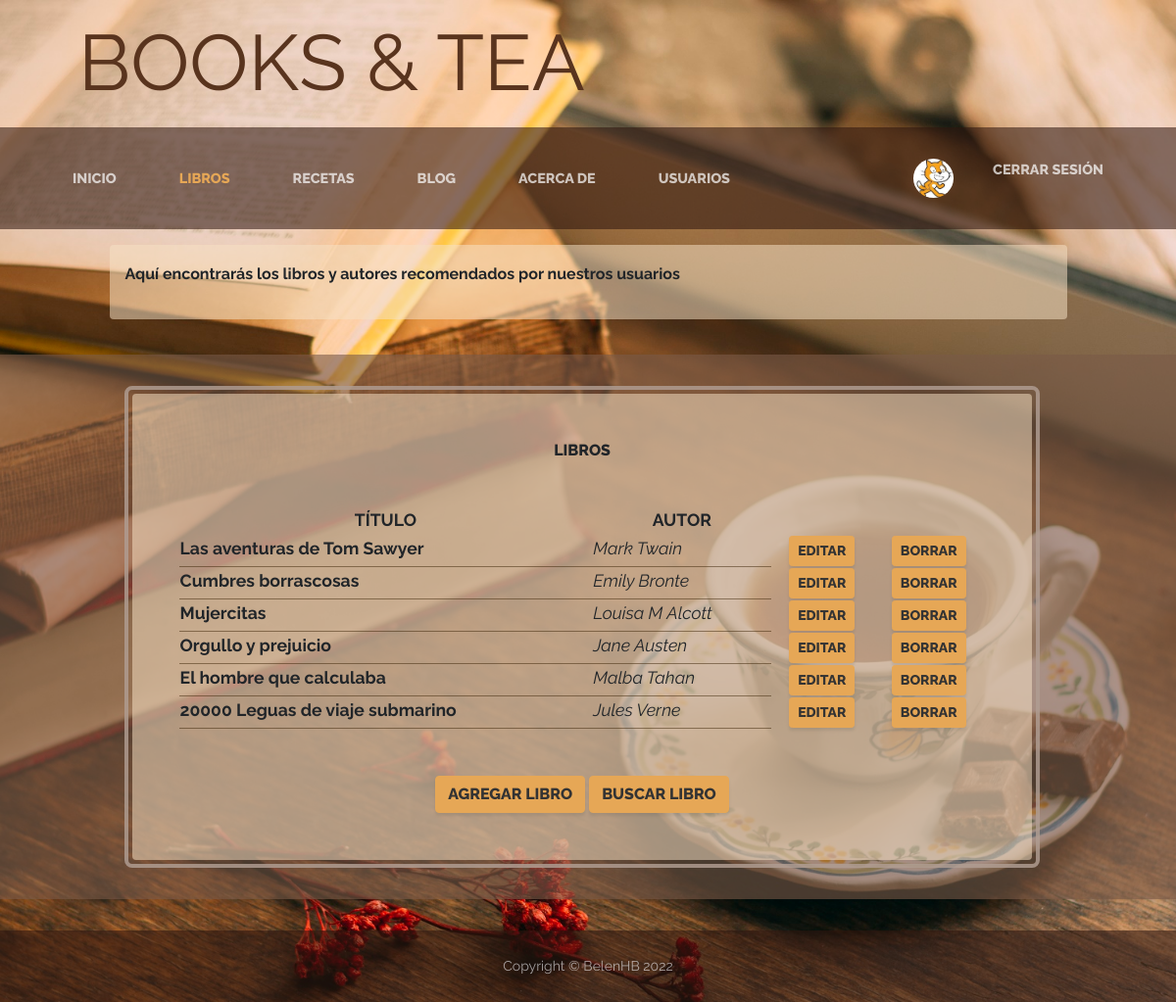
Screenshot of /books/ (signed in) with the database file from the repository.
### accounts/models.py (models this page shows, shortened)
class Profile(models.Model):
  avatar = models.ImageField(upload_to='profiles', null=True, blank=True)
  user = models.OneToOneField(User, on_delete=models.CASCADE)
  link = models.URLField(null=True)
  description = models.CharField(max_length=200)

### books/models.py (models this page shows, shortened)
class Book(models.Model):
  title = models.CharField(max_length=100, verbose_name='Título')
  author = models.CharField(max_length=100, verbose_name='Autor')
  isbn = models.PositiveIntegerField(verbose_name='ISBN')

### books/views.py (the view)
# urls.py: path('', views.book_list , name='book_list'),
def book_list(request):
  books = Book.objects.all()
  return render(request, 'books/book_list.html', {'books':books})

### books/templates/books/book_list.html (shortened to what this page needs)
{% extends 'core/base.html' %}
{% load static %}
{% block content %}
<section class="page-section books about-heading">
  <div class="container" style="margin-top: 2rem">
    <div class="about-heading-content">
      <div class="row">
        <div class="col-xl-9 col-lg-10 mx-auto">
          <div class="bg-faded bg-book-list rounded-about p-3">
            <p class="mb-3">
              <b>Aquí encontrarás los libros y autores recomendados por nuestros usuarios</b>
            </p>
          </div>
        </div>
      </div>
    </div>
  </div>
</section>
<section class="page-section results cta">
  <div class="container">
    <div class="row me-0">
      <div class="col-xl-9 mx-auto">
        <div class="cta-inner bg-faded bg-book-list text-center rounded">
          <h2 class="section-heading mb-5">
            <span class="section-heading-upper">Libros</span>
          </h2>
          <div class="list-unstyled list-hours mb-5 text-left mx-auto">
            <table style="width: 100%">
              <tr>
                <th>TÍTULO</th>
                <th>AUTOR</th>
              </tr>
              {% for book in books %}
              <tr>
                <td class="list-unstyled-item list-hours-item">{{book.title}}</td>
                <td class="list-hours-item">
                  <span class="ms-auto" style="font-weight: normal"><em>{{book.author}}</em></td>
                <td>
                  <a class="btn btn-primary btn-sm" href="{% url 'book_update' book.id %}">
                    EDITAR
                  </a>
                </td>
                <td>
                  <a class="btn btn-primary btn-sm" href="{% url 'book_delete' book.id %}">
                    BORRAR
                  </a>
                </td>
                </tr>
                {% endfor %}
            </table>
          </div>
          <div class="intro-button mx-auto">
            <a class="btn btn-primary btn-md" href="{% url 'book_create' %}">
              AGREGAR LIBRO
            </a>
            <a class="btn btn-primary btn-md" href="{% url 'book_search' %}">
              BUSCAR LIBRO
            </a>
          </div>
        </div>
      </div>
    </div>
  </div>
</section>
{% endblock content %}

### core/templates/core/base.html (shortened to what this page needs)
<!DOCTYPE html>
<html lang="en">
  <head>
    {% load static %}
    <link href="{% static 'core/css/styles.css' %}" rel="stylesheet" />
  </head>
  <body>
    <header>
      <h1 class="site-heading text-start title text-faded d-none d-lg-block">
        <span class="site-heading-lower">Books & Tea</span>
      </h1>
    </header>
    <nav class="navbar navbar-expand-lg navbar-dark py-lg-4" id="mainNav">
      <div class="container">
        <div class="collapse navbar-collapse" id="navbarSupportedContent">
          <div class="navbar-nav justify-content-start">
            <li class="nav-item px-lg-4 {% if request.path == '/' %}active{% endif %} ">
              <a class="nav-link text-uppercase" href="{% url 'home' %}">Inicio</a>
            </li>
            <li class="nav-item px-lg-4 {% if request.path == '/books/' %}active{% endif %}">
              <a class="nav-link text-uppercase" href="{% url 'book_list' %}">Libros</a>
            </li>
            <li class="nav-item px-lg-4 {% if request.path == '/recipes/' %}active{% endif %}">
              <a class="nav-link text-uppercase" href="{% url 'recipes' %}">Recetas</a>
            </li>
            <li class="nav-item px-lg-4 {% if request.path == '/pages/' %}active{% endif %}">
              <a class="nav-link text-uppercase" href="{% url 'pages' %}">Blog</a>
            </li>
            <li class="nav-item px-lg-4 {% if request.path == '/about/' %}active{% endif %}">
              <a class="nav-link text-uppercase"  href="{% url 'about' %}">Acerca de</a>
            </li>
            <li class="nav-item px-lg-4 {% if request.path == '/profiles_list/' %}active{% endif %}">
              <a class="nav-link text-uppercase"  href="{% url 'profiles_list' %}">Usuarios</a>
            </li>
          </div>
          <div class="navbar-nav justify-content-end">
            {% if not request.user.is_authenticated %}
              <li class="nav-item px-lg-4 {% if request.path == '/accounts/login/' %}active{% endif %}">
                <a class="nav-link text-uppercase"  href="{% url 'login' %}">Ingresar</a>
              </li>
              <li class="nav-item px-lg-4 {% if request.path == '/accounts/signup/' %}active{% endif %}">
                <a class="nav-link text-uppercase"  href="{% url 'signup' %}">Registrarse</a>
              </li>
            {% else %}
              <li>
                <a class="nav-link text-uppercase"  href="{% url 'profile' %}">
                  {% if request.user.profile.avatar  %}
                    <img src="{{request.user.profile.avatar.url}}" alt="" widht="40px" height="40px" class="rounded-circle">
                  {% else %}
                    <img src="{% static 'core/assets/img/no-avatar.jpg' %}" alt=""  height="40px" class="rounded-circle">
                  {% endif %}
                </a>
              </li>
              <li class="nav-item px-lg-4">
                <a class="nav-link text-uppercase"  href="{% url 'logout' %}">Cerrar sesión</a>
              </li>
            {% endif %}
          </div>
        </div>
      </div>
    </nav>
    {% block content %}
    {% endblock %}
    <footer class="footer text-faded text-center py-5">
      <div class="container"><p class="m-0 small">Copyright &copy; BelenHB 2022</p></div>
    </footer>
  </body>
</html>

### rows the page displays
Book: title "Las aventuras de Tom Sawyer", author "Mark Twain"
Book: title "Cumbres borrascosas", author "Emily Bronte"
Book: title "Mujercitas", author "Louisa M Alcott"
Book: title "Orgullo y prejuicio", author "Jane Austen"
Book: title "El hombre que calculaba", author "Malba Tahan"
Book: title "20000 Leguas de viaje submarino", author "Jules Verne"
